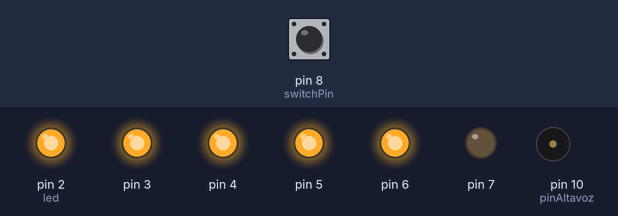
Bench run of a sketch on a simulated Arduino Uno, built with avr-gcc and run on an emulated ATmega328P. On the bench: output pins drawn as LEDs (lit = HIGH), buzzer (waves = sounding). The test bench sets the inputs (shaded band); at power-on: pin 8 (switchPin) LOW.

Above: at 11.4 s.
11.5 s: pin 8 (switchPin) pulled HIGH for 0.15 s
At 12.3 s:
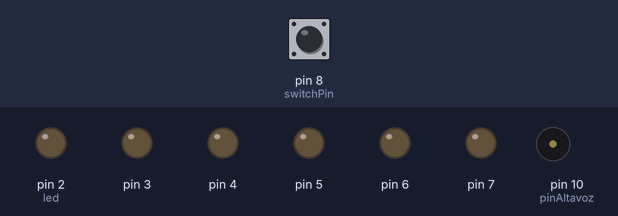
At 16.1 s:
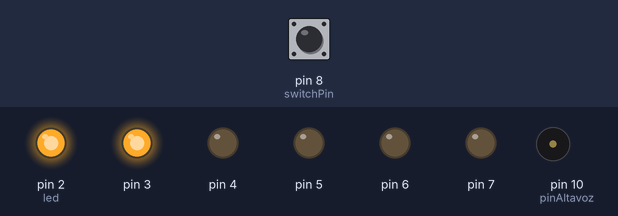
46.1 s: pin 8 (switchPin) pulled HIGH for 1 s
At 49.4 s:
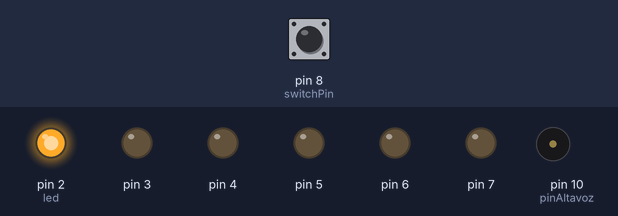
Timing chart, 0 to 66.6 s (numbered marks = the images above; inputs shaded):
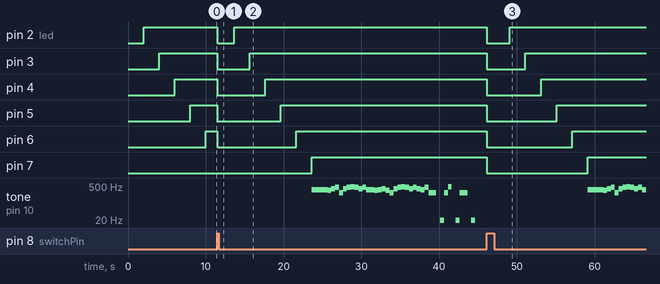

The sketch:

reloj_de_arena_digital_variacion.ino
```cpp
const int switchPin = 8;
unsigned long previousTime = 0;

int switchState = 0;
int prevSwitchState = 0;

int led = 2;

long interval = 2000;

// Variables del altavoz
const int pinAltavoz = 10;
 const int freqs[] = {261.63, 293.66, 329.63, 349.23, 392, 440, 466.16, 523.25, 587.33, 587.33, 659.25,698.46, 783.99, 880, 932.33, 1046.50};
 const int duracionNegra = 500;


void setup (){
  for(int x = 2;x<8;x++){
    pinMode(x, OUTPUT);
  }

  pinMode(switchPin, INPUT);
}

void loop(){
  unsigned long currentTime = millis();

  if(currentTime - previousTime > interval) {
    previousTime = currentTime;

    digitalWrite(led, HIGH);
    led++;

    if(led == 8){
      ejecutarSonido();
    }
  }

  switchState = digitalRead(switchPin);

  if(switchState != prevSwitchState){
    for(int x = 2;x<8;x++){
      digitalWrite(x, LOW);
    }

    led = 2;
    previousTime = currentTime;
  }

  prevSwitchState = switchState;
}
 void ejecutarSonido() {
   tocarNota(3,4); //CAMPANA SO
 tocarNota(2,1); //BRE
  tocarNota(4,1); //CAMP
  tocarNota(5,1);  //PA
  tocarNota(0,1);  // A
  tocarNota(4,1);   //NA
  tocarNota(5,1);  // Y SO
  tocarNota(6,1);  //BRE
  tocarNota(5,1);  // CAMP
  tocarNota(4,1); //PA
  tocarNota(5,1);  //NA
  tocarNota(3,1);  //U
  tocarNota(3,1);  //U
  tocarNota(2,1);  //NA
  tocarNota(3,1);  //A SO
  tocarNota(4,1);  //MA TEA LA
  tocarNota(2,1);  //VEN
  tocarNota(0,1);  //TA
  tocarNota(4,1);  //A
  tocarNota(5,1);  //NA
  tocarNota(6,1);  //VE RAS
  tocarNota(5,1);  //AL
  tocarNota(4,1);  //NI
  tocarNota(5,1);  //ÑO
  tocarNota(4,1);  //EN LA
  tocarNota(3,1);  //CU
  tocarNota(5,1);  //U
  tocarNota(0,1);  //NA
  tocarNota(0,1);  //BE
  tocarNota(-1,1);  //LEN
  tocarNota(0,1);  //CAM
  tocarNota(6,1);  //PA
  tocarNota(-1,1);  //NAS
  tocarNota(0,1);  // DE
  tocarNota(0,1);  //BE
  tocarNota(-1,1);  //LEN

 }

 void tocarNota(int numeroNota,float duracionNota)  {


                int pin = pinAltavoz;
                int duracionMilisegundos = duracionNegra * duracionNota;
                //
                if (numeroNota == -1){
                  // tocar un silencio
                   noTone(pin);
                delay(duracionMilisegundos);


                }

                else{
                  // tocar una nota
                }
                int frecuencia = freqs [numeroNota];


                tone(pin,frecuencia,duracionMilisegundos);
                delay(duracionMilisegundos);


}
```

Measured:
- after the input at 11.5 s, pin 2 (led): HIGH → LOW at once, → HIGH 2.2 s later; pin 3: HIGH → LOW at once, → HIGH 4.2 s later; pin 4: HIGH → LOW at once, → HIGH 6.2 s later; pin 5: HIGH → LOW at once, → HIGH 8.2 s later; pin 6: HIGH → LOW at once, → HIGH 10.2 s later
- after the input at 46.1 s, pin 2 (led): HIGH → LOW at once, → HIGH 3.0 s later; pin 3: HIGH → LOW at once, → HIGH 5.0 s later; pin 4: HIGH → LOW at once, → HIGH 7.0 s later; pin 5: HIGH → LOW at once, → HIGH 9.0 s later; pin 6: HIGH → LOW at once, → HIGH 11.0 s later
- by itself, tone on pin 10 (pinAltavoz): plays 349 Hz for 2.0 s, 329 Hz for 0.50 s, 392 Hz for 0.50 s, 440 Hz for 0.50 s, 261 Hz for 0.50 s, 392 Hz for 0.50 s … (33 notes in this stretch)
